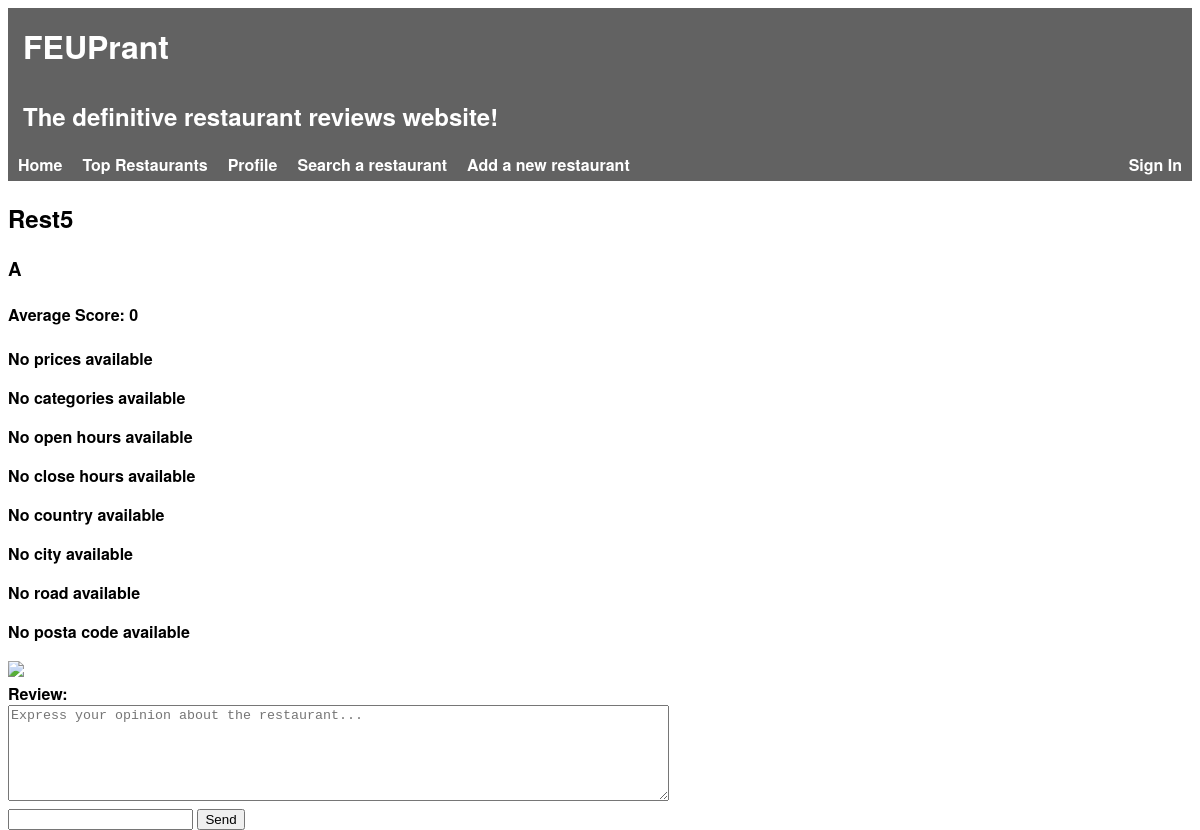
Page /templates/restaurant.php?idRestaurant=5 on the committed database.
### tables this page shows
CREATE TABLE Restaurant(
    idRestaurant        INTEGER PRIMARY KEY AUTOINCREMENT,
    name                STRING NOT NULL,
    description         STRING NOT NULL,
    score               FLOAT NOT NULL,

    idOwner             INTEGER REFERENCES Owner(idOwner),
    idRestaurantInfo    INTEGER REFERENCES RestaurantInfo(idRestaurantInfo)
);

### database/db_restaurants.php (called while the page is built, shortened)
<?php
function getRestaurantById($idRestaurant) {
    global $db;
    $stmt = $db->prepare('SELECT * FROM Restaurant WHERE idRestaurant = :id');
    $stmt->bindParam(':id', $idRestaurant);
    $stmt->execute();
    return $stmt->fetch();
}
?>

### database/db_restaurants_info.php (called while the page is built, shortened)
<?php
    function getInfoById($idRestaurantInfo) {
        global $db;
        $stmt = $db->prepare('SELECT * FROM RestaurantInfo WHERE idRestaurantInfo = :id');
        $stmt->bindParam(':id', $idRestaurantInfo);
        $stmt->execute();
        return $stmt->fetch();
    }
?>

### database/db_localization.php (called while the page is built, shortened)
<?php
    function getLocalizationById($idLocalization) {
        global $db;
        $stmt = $db->prepare('SELECT * FROM Localization WHERE idLocalization = :id');
        $stmt->bindParam(':id', $idLocalization);
        $stmt->execute();
        return $stmt->fetch();
    }
?>

### database/db_photo.php (called while the page is built, shortened)
<?php
    function getPhotoById($idRestaurantInfo) {
        global $db;
        $stmt = $db->prepare('SELECT * FROM PhotoRestaurant WHERE idRestaurantInfo = :id');
        $stmt->bindParam(':id', $idRestaurantInfo);
        $stmt->execute();
        return $stmt->fetch();
    }
?>

### templates/restaurant.php (the view, shortened to what this page needs)
<?php
    include_once('../database/connection.php');
    include_once('../database/db_restaurants.php');
    include_once('../database/db_restaurants_info.php');
    include_once('../database/db_photo.php');
    include_once('../database/db_localization.php');
    if(isset($_GET['idRestaurant'])) {
        $restaurant = getRestaurantById($_GET['idRestaurant']);
    } else {
        $_SESSION['idRestaurant'] = $_SESSION['restaurant'];
        $restaurant = $_SESSION['restaurant'];
        if($restaurant == false)
            die('There was no restaurant with the specified id');
    }
    $info = getInfoById($restaurant['idRestaurantInfo']);
    $localization = getLocalizationById($info['idLocalization']);
    $photo = getPhotoById($info['idRestaurantInfo']);
    include_once('header.php');
?>
<section>
    <div id='restaurant'>
        <h2><?=$restaurant['name']?></h2>
        <h3><?=$restaurant['description']?></h3>
        <h4>Average Score: <?=$restaurant['score']?></h3>
    <div id='restaurantInfo'>
        <?php if($info['price']) { ?>
            <p>Price: <?=$info['price']?></p>
        <?php } else { ?>
            <p>No prices available</p>
        <?php } ?>
        <?php if($info['category']) { ?>
            <p>Categories: <?=$info['category']?></p>
        <?php } else { ?>
            <p>No categories available</p>
        <?php } ?>
        <?php if($info['openHours']) { ?>
            <p>Open Hours: <?=$info['openHours']?></p>
        <?php } else { ?>
            <p>No open hours available</p>
        <?php } ?>
        <?php if($info['closeHours']) { ?>
            <p>Close hours: <?=$info['closeHours']?></p>
        <?php } else { ?>
            <p>No close hours available</p>
        <?php } ?>
    </div>
    <div id="localization">
        <?php if($localization['country']) { ?>
            <p>Country: <?=$localization['country']?></p>
        <?php } else { ?>
            <p>No country available</p>
        <?php } ?>
        <?php if($localization['city']) { ?>
            <p>City: <?=$localization['city']?></p>
        <?php } else { ?>
            <p>No city available</p>
        <?php } ?>
        <?php if($localization['road']) { ?>
            <p>Road: <?=$localization['road']?></p>
        <?php } else { ?>
            <p>No road available</p>
        <?php } ?>
        <?php if($localization['postalCode']) { ?>
            <p>Postal Code: <?=$localization['postalCode']?></p>
        <?php } else { ?>
            <p>No posta code available</p>
        <?php } ?>
    </div>
    <div id="photos">
            <img src="../images/originals/<?=$photo['idPhoto']?>.jpg">
    </div>
    <?php include_once('write_review.php'); ?>
</section>

### css/header.css (style rules this page uses)
html { font-family: 'Helvetica Neue', sans-serif; font-weight: bold; height: 100%; }

### rows in the picture
restaurant: name "Rest5", description "A", score "0"
